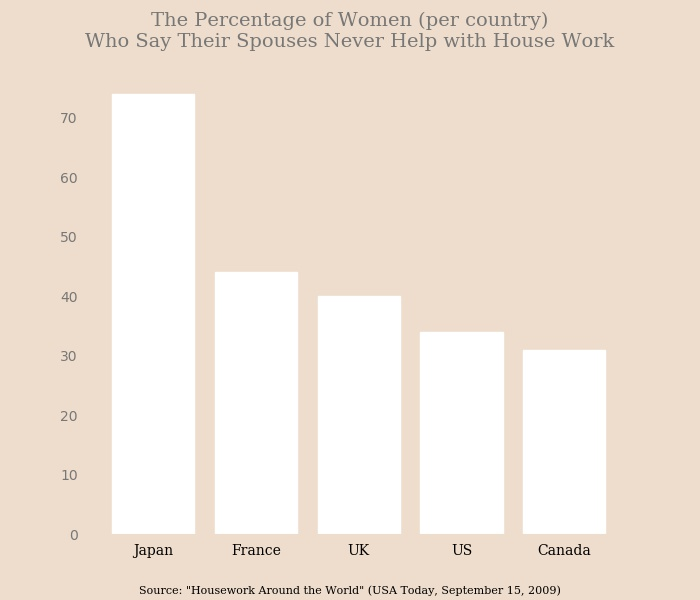

Write the Python code that produced this figure.
import matplotlib.pyplot as plt
#import pandas as pd
import numpy as np
import pathlib


#NOTE Plot Info Configuration
font     = 'Serif'
title    = 'The Percentage of Women (per country)\nWho Say Their Spouses Never Help with House Work'
source   = 'Source: "Housework Around the World" (USA Today, September 15, 2009)'
ylabel   = ''
filename = pathlib.Path(__file__).with_suffix('.jpg')


#NOTE Data Configuration
data       = [74, 44, 40, 34, 31] # percentages
categories = ['Japan', 'France', 'UK', 'US', 'Canada']
positions  = np.arange(len(categories))


# NOTE Color Configuration
background = '#EEDDCC'
spines     = background
special    = spines # Bottom and left spines
# --- text colors
bold       = 'black'
t_txt      = 'black'
src_txt    = 'black'
trim       = '#777777'
labels     = bold
# --- bar colors
bars       = 'white'
edges      = bars
width      = 1
# --- grid colors
grid       = background
alpha      = 0.1


#NOTE Geometry Configuration
x_rotation = 0
x_size     = 7
y_size     = 6
y_ticks    = False
x_ticks    = False


################################################################## Make the plot
plt.gcf().set_size_inches(x_size, y_size)
plt.bar(positions, data, align='center', color=bars, 
        edgecolor=edges, linewidth=width)
plt.xticks(positions, categories, fontsize=10, fontname=font, 
        rotation=x_rotation, color=labels)
plt.ylabel(ylabel, fontsize=10, fontname=font, 
        color=labels)
plt.yticks(color=trim)
plt.suptitle(title, fontsize=14, fontname=font, color=t_txt)
#plt.title(source, fontsize=8, fontname=font, color=trim)
plt.figtext(.5, 0.01, source, wrap=True, ha='center', fontname=font, fontsize=8,
        color=src_txt)
plt.grid(color=grid, alpha=alpha)

 
ax = plt.axes()
ax.patch.set_facecolor(background)
ax.figure.set_facecolor(background)
ax.set_axisbelow(True)
for position in ['top', 'right']:
    ax.spines[position].set_color(spines)
for position in ['bottom', 'left']:
    ax.spines[position].set_color(special)
ax.tick_params(top=False, bottom=False, left=y_ticks, right=x_ticks, 
        labelleft=True, labelbottom=True)


plt.savefig(filename, facecolor=ax.figure.get_facecolor())
plt.show()
